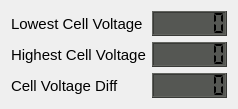
   <widget class="QWidget" name="layoutWidget">
    <property name="geometry">
     <rect>
      <x>564</x>
      <y>679</y>
      <width>228</width>
      <height>91</height>
     </rect>
    </property>
    <layout class="QGridLayout" name="gridLayout_4">
     <item row="0" column="0">
      <layout class="QVBoxLayout" name="verticalLayout_3">
       <item>
        <widget class="QLabel" name="MinCell_Volts_label">
         <property name="font">
          <font>
           <pointsize>11</pointsize>
          </font>
         </property>
         <property name="styleSheet">
          <string notr="true">color: rgb(0, 0, 0);</string>
         </property>
         <property name="text">
          <string>Lowest Cell Voltage</string>
         </property>
        </widget>
       </item>
       <item>
        <widget class="QLabel" name="MaxCell_Volts_label">
         <property name="font">
          <font>
           <pointsize>11</pointsize>
          </font>
         </property>
         <property name="styleSheet">
          <string notr="true">color: rgb(0, 0, 0);</string>
         </property>
         <property name="text">
          <string>Highest Cell Voltage</string>
         </property>
        </widget>
       </item>
       <item>
        <widget class="QLabel" name="Cell_Volts_Diff_label">
         <property name="font">
          <font>
           <pointsize>11</pointsize>
          </font>
         </property>
         <property name="styleSheet">
          <string notr="true">color: rgb(0, 0, 0);</string>
         </property>
         <property name="text">
          <string>Cell Voltage Diff</string>
         </property>
        </widget>
       </item>
      </layout>
     </item>
     <item row="0" column="1">
      <layout class="QVBoxLayout" name="verticalLayout_2">
       <item>
        <widget class="QLCDNumber" name="MinCell_Volts_LCD">
         <property name="minimumSize">
          <size>
           <width>75</width>
           <height>25</height>
          </size>
         </property>
         <property name="maximumSize">
          <size>
           <width>75</width>
           <height>25</height>
          </size>
         </property>
         <property name="font">
          <font>
           <pointsize>11</pointsize>
           <weight>50</weight>
           <bold>false</bold>
          </font>
         </property>
         <property name="styleSheet">
          <string notr="true">background-color: rgb(85, 87, 83);</string>
         </property>
         <property name="digitCount">
          <number>6</number>
         </property>
         <property name="segmentStyle">
          <enum>QLCDNumber::Flat</enum>
         </property>
         <property name="value" stdset="0">
          <double>0.000000000000000</double>
         </property>
        </widget>
       </item>
       <item>
        <widget class="QLCDNumber" name="MaxCell_Volts_LCD">
         <property name="minimumSize">
          <size>
           <width>75</width>
           <height>25</height>
          </size>
         </property>
         <property name="maximumSize">
          <size>
           <width>75</width>
           <height>25</height>
          </size>
         </property>
         <property name="font">
          <font>
           <pointsize>11</pointsize>
           <weight>50</weight>
           <bold>false</bold>
          </font>
         </property>
         <property name="styleSheet">
          <string notr="true">background-color: rgb(85, 87, 83);</string>
         </property>
         <property name="digitCount">
          <number>6</number>
         </property>
         <property name="segmentStyle">
          <enum>QLCDNumber::Flat</enum>
         </property>
         <property name="value" stdset="0">
          <double>0.000000000000000</double>
         </property>
        </widget>
       </item>
       <item>
        <widget class="QLCDNumber" name="Cell_Volts_Diff_LCD">
         <property name="minimumSize">
          <size>
           <width>75</width>
           <height>25</height>
          </size>
         </property>
         <property name="maximumSize">
          <size>
           <width>75</width>
           <height>25</height>
          </size>
         </property>
         <property name="font">
          <font>
           <pointsize>11</pointsize>
           <weight>50</weight>
           <bold>false</bold>
          </font>
         </property>
         <property name="styleSheet">
          <string notr="true">background-color: rgb(85, 87, 83);</string>
         </property>
         <property name="digitCount">
          <number>6</number>
         </property>
         <property name="segmentStyle">
          <enum>QLCDNumber::Flat</enum>
         </property>
         <property name="value" stdset="0">
          <double>0.000000000000000</double>
         </property>
        </widget>
       </item>
      </layout>
     </item>
    </layout>
   </widget>
